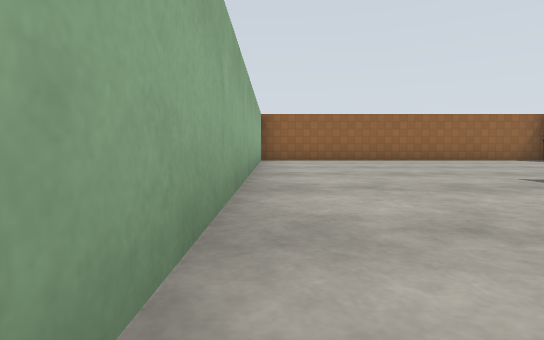
[1] (above)

24 first-person views from a walk through a robot-simulator world made for Gazebo. The camera is 0.72 m above the floor, tilts 4° down and sees 80° across. The floor is counted in squares, 2 m on a side. Each view is taken from the middle of a square. On the plan, view 1 faces up. The plan holds only what a view shows up to about 9 squares ahead; the rest is blank. Simple patterns stand in for the simulator's built-in surfaces.

[2]
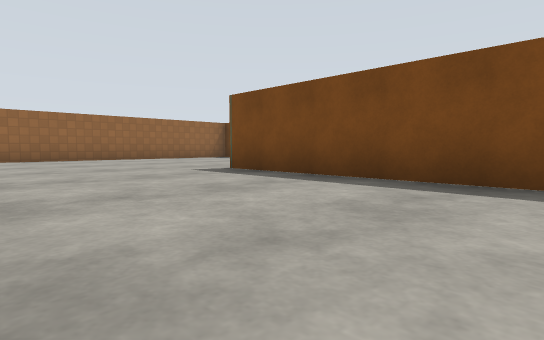

[3]
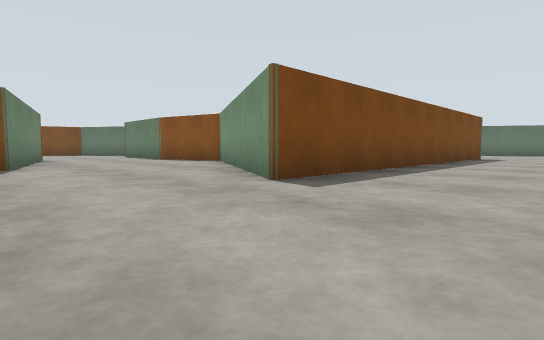

[4]
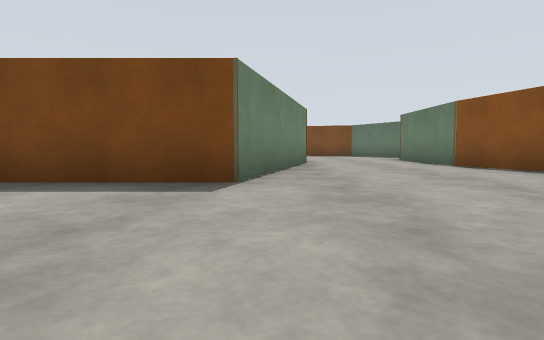

[5]
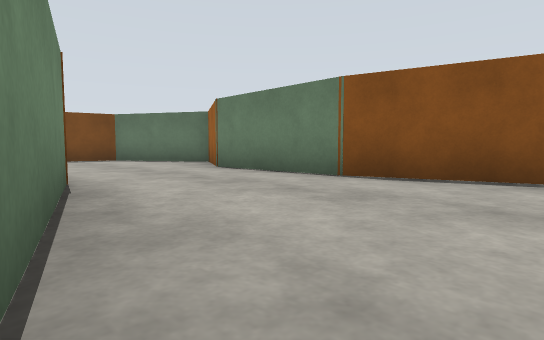

[6]
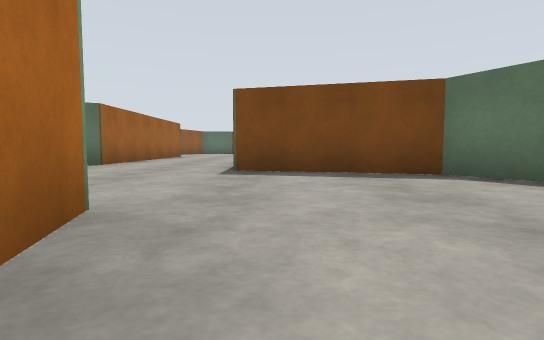

[7]
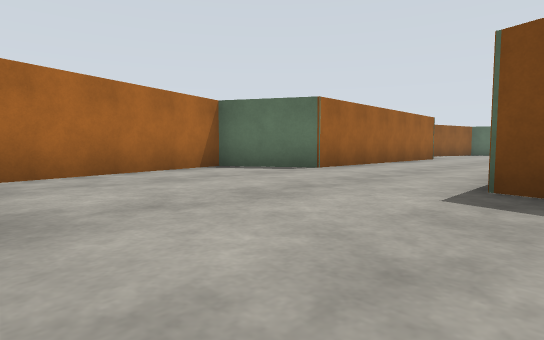

[8]
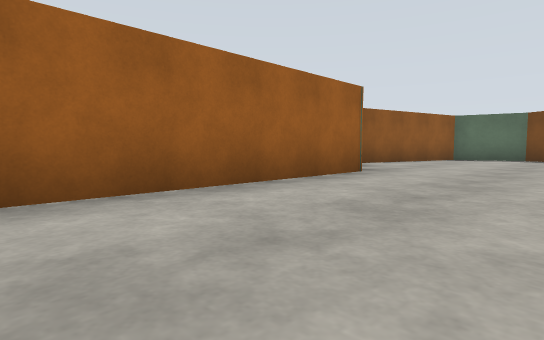

[9]
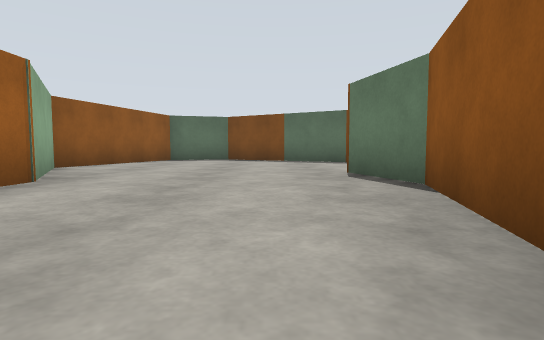

[10]
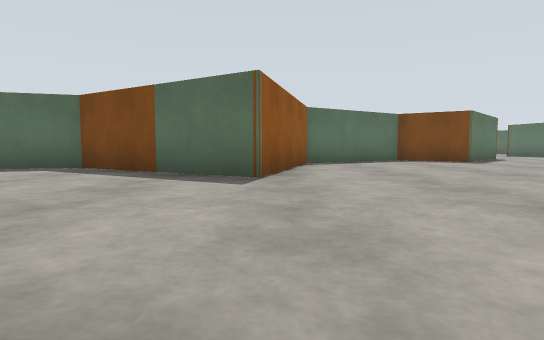

[11]
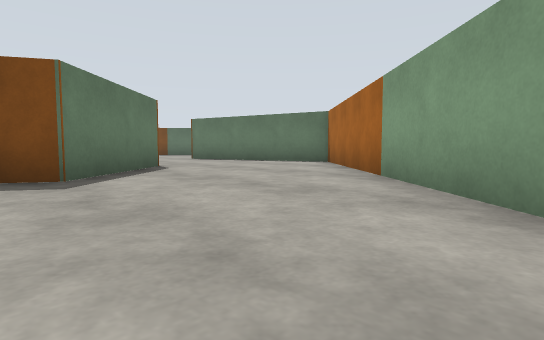

[12]
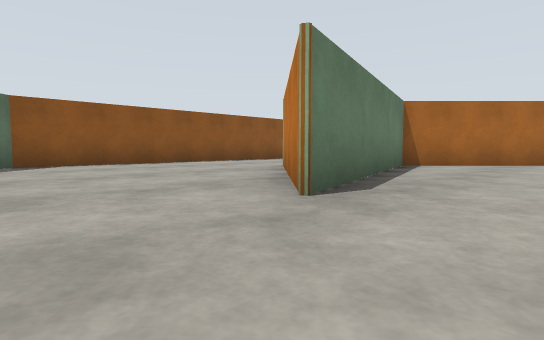

[13]
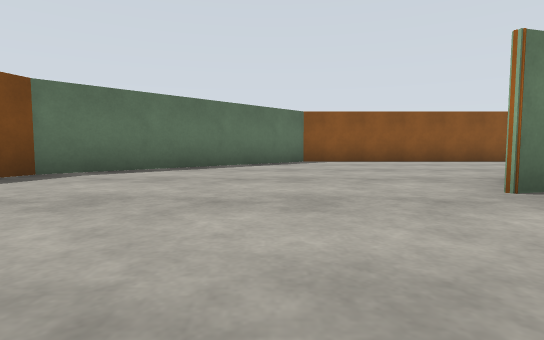

[14]
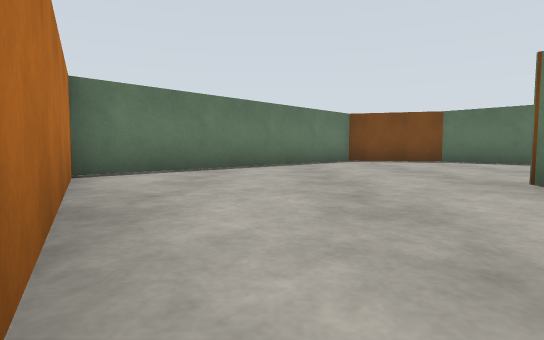

[15]
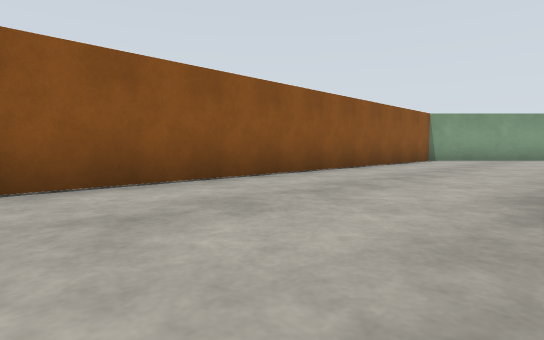

[16]
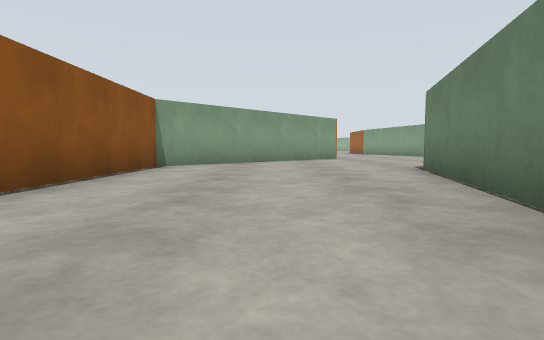

[17]
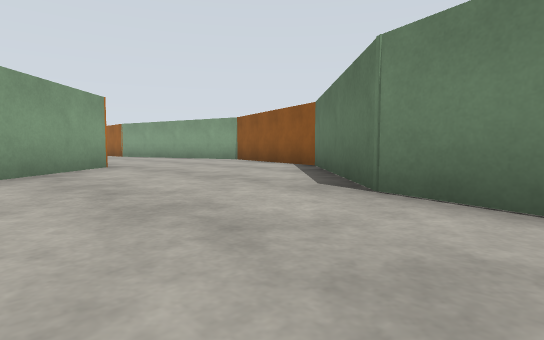

[18]
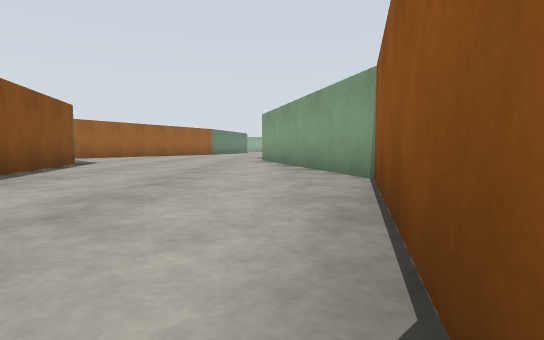

[19]
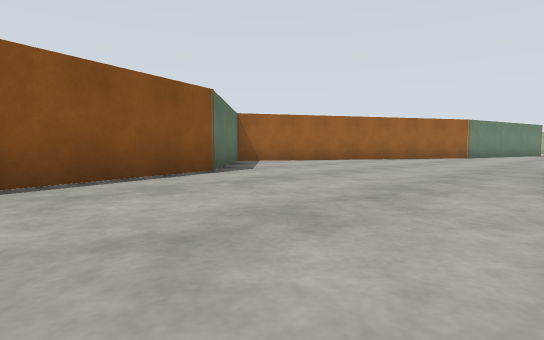

[20]
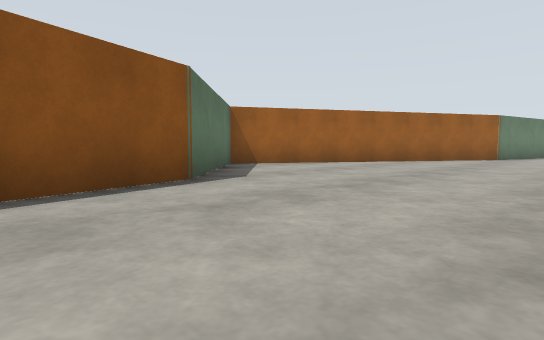

[21]
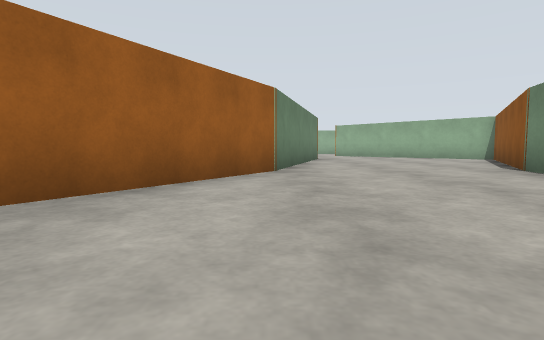

[22]
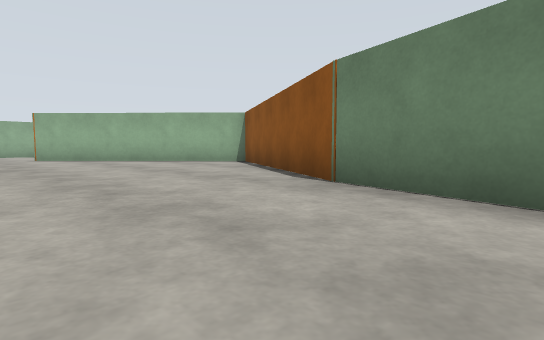

[23]
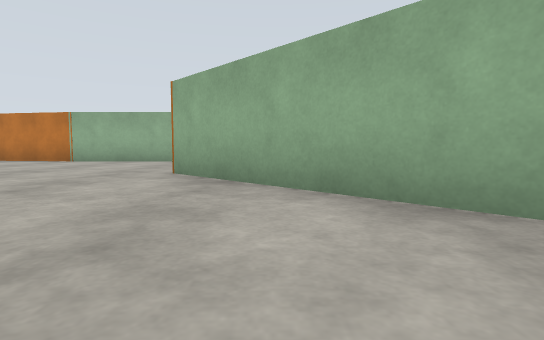

[24]
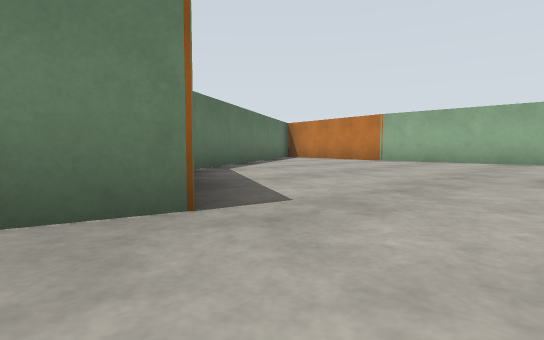

### Floor plan
Points are (right, up) in squares from view 1. A wall is a line through its corners. A room is listed if a view was taken in it or the views show most of it. See-through windows are left out.
Room 1 (views 1, 2, 3, 4, 5, 6, 7, 8, 9, 10, 11)
walls: (11.7, 4.2) (7.3, 5.4) (7.3, 8.8) (-0.3, 8.8) (-0.3, 0.3); (14.8, 5.1) (13.9, 4.8); (10.2, 1.4) (13, 1.4) (14.9, 0.4) (17.3, 1.7) (18, 4.7); (23.1, 4.1) (25.1, 3.5) (26.7, 3.9); (3.5, -4.4) (3.5, 3.5) (8.1, 0.9) (10.4, 1.5); (-0.3, -5.6) (-0.3, -9.2); (30.1, -3.1) (33.8, -6.8); (-0.3, -9) (-0.7, -11.3); (31.1, 7.9) (27.7, 8.8) (25.4, 7.5) (19.7, 7.5) (18.7, 9.1) (15.3, 8.2); (1.7, -11.6) (5.3, -9.5); (35.1, -3) (33.9, -1.8) (34.8, -0.4) (33.3, 2.2) (29.8, 3.1) (31.6, 6.3) (31.3, 7.5)
ways out: opening at (5.5, -6.5) to room 2; opening at (34, -5) to room 2
Room 2 (views 12, 13, 14, 15, 16, 17, 18, 19, 20, 21, 22, 23, 24)
walls: (25.8, -8) (29.9, -12.2) (40.2, -12.2) (44.1, -8.2) (44.7, -6.1) (40.1, -1.5) (36.5, -3.6); (33.8, -6.8) (34.7, -7.7) (39.2, -6.5) (36.7, -8.9); (34.2, -8.4) (30.7, -7.5) (28, -4.8) (24.4, -3.9) (19, -5.3); (36, -3.9) (35.1, -3); (13.9, -4.6) (11.9, -4.1); (12, -7.9) (18.6, -11.7) (21.1, -9.2) (23.9, -8.5); (12.1, -4.2) (7.6, -1.6) (3.5, -5.4); (7, -6.6) (12.2, -8)
ways out: opening at (5.5, -6.5) to room 1; opening at (34, -5) to room 1

Where each view was taken, in squares from view 1:
view 1: 0 up, 0 right, facing up
view 2: 1 down, 0 right, facing up-right
view 3: 6 up, 1 right, facing down-right
view 4: 5 up, 4 right, facing right
view 5: 5 up, 8 right, facing down-right
view 6: 4 up, 13 right, facing right
view 7: 4 up, 15 right, facing up-right
view 8: 5 up, 21 right, facing up-right
view 9: 5 up, 22 right, facing right
view 10: 3 up, 26 right, facing right
view 11: 1 down, 30 right, facing down-right
view 12: 5 down, 41 right, facing down-left
view 13: 4 down, 41 right, facing down
view 14: 4 down, 36 right, facing right
view 15: 9 down, 39 right, facing down-left
view 16: 10 down, 36 right, facing left
view 17: 10 down, 32 right, facing up-left
view 18: 5 down, 28 right, facing left
view 19: 5 down, 24 right, facing down-left
view 20: 6 down, 23 right, facing down-left
view 21: 8 down, 17 right, facing left
view 22: 7 down, 14 right, facing up-left
view 23: 4 down, 8 right, facing left
view 24: 5 down, 8 right, facing down-left
